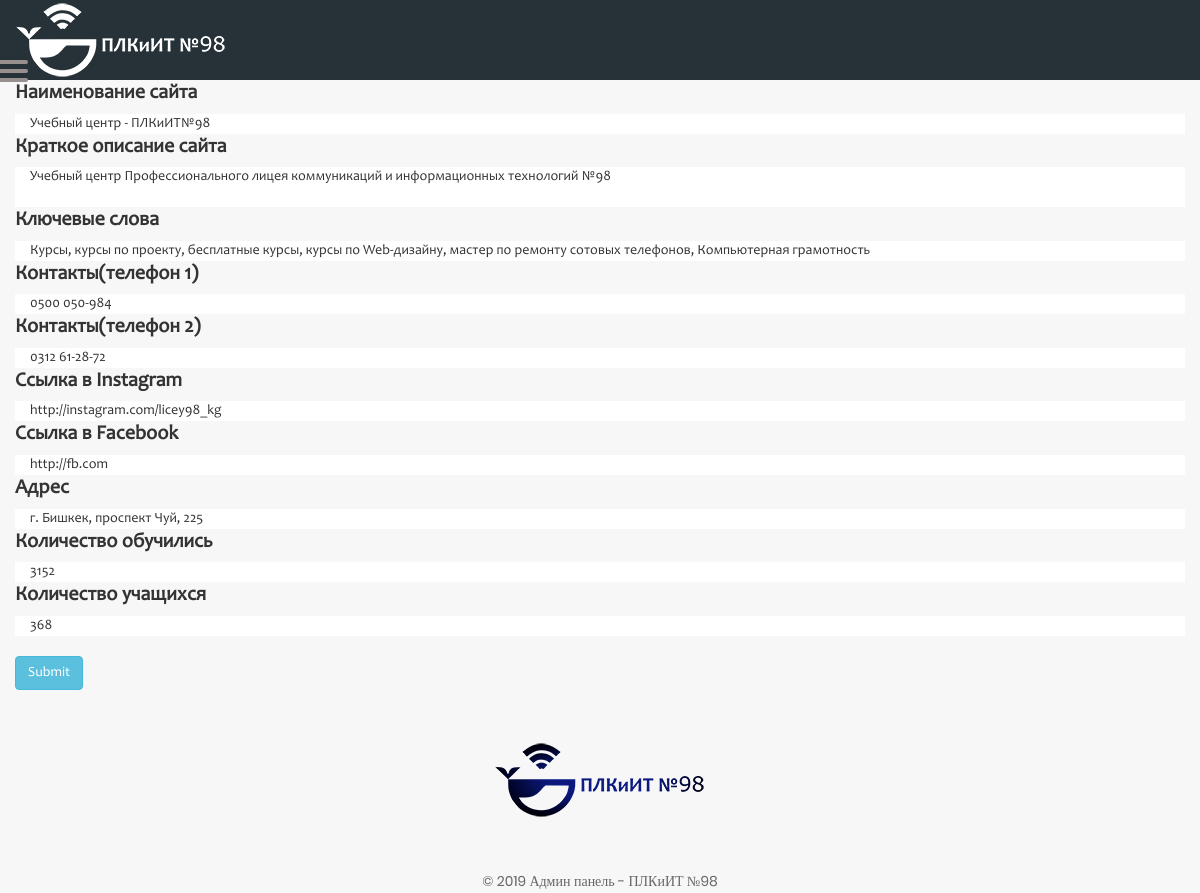
/admingroup/option.php (signed in), run on the app's committed database.
### tables this page shows
CREATE TABLE `uc_tble_about` (
  `id` int(11) NOT NULL,
  `title` varchar(250) NOT NULL,
  `description` varchar(450) NOT NULL,
  `keywords` varchar(150) NOT NULL,
  `address` varchar(200) NOT NULL,
  `phone1` varchar(25) NOT NULL,
  `phone2` varchar(25) NOT NULL,
  `copyrights` varchar(200) NOT NULL,
  `instagram` varchar(200) NOT NULL,
  `facebook` varchar(200) NOT NULL,
  `google_plus` varchar(200) NOT NULL
);

CREATE TABLE `uc_count_people` (
  `id` int(11) NOT NULL,
  `count_start` int(10) NOT NULL,
  `count_end` int(10) NOT NULL
);

### admingroup/option.php (the view, shortened to what this page needs)
<?php
    	require_once"header.php";
    	$sql = "SELECT * FROM `uc_tble_about`, `uc_count_people`";
    	$result = mysql_query($sql);
    	while($row = mysql_fetch_array($result)){
    		$site_name1 = $row["title"];
    		$site_desc1 = $row["description"];
    		$site_keywords1 = $row["keywords"];
    		$site_contacts1 = $row["phone1"];
    		$site_email1 = $row["phone2"];
    		$site_instalink1 = $row["instagram"];
    		$site_fblink1 = $row["facebook"];
    		$site_address1 = $row["address"];
    		$count_start = $row["count_start"];
    		$count_end = $row["count_end"];
    	}
    ?>
<main id="main">
    <form  method="POST" id="formx" class="col-md-12 col-sm-12 col-xs-12 col-lg-12 option_form" action="javascript:void(0);" onsubmit="call()">
        <label for="site_name">Наименование сайта</label><br/>
        <input type="text" name="site_name" class="col-md-12 col-sm-12 col-xs-12 col-lg-12" value="<?php echo $site_name1; ?>"><br/>
        <label for="site_desc">Краткое описание сайта</label><br/>
        <textarea name="site_desc" class="col-md-12 col-sm-12 col-xs-12 col-lg-12" style="resize: none;" ><?php echo $site_desc1; ?></textarea><br/>
        <label for="site_keywords">Ключевые слова</label><br/>
        <input type="text" name="site_keywords" class="col-md-12 col-sm-12 col-xs-12 col-lg-12" value="<?php echo $site_keywords1; ?>"><br/>
        <label for="site_contacts">Контакты(телефон 1)</label><br/>
        <input type="text" name="site_contacts" class="col-md-12 col-sm-12 col-xs-12 col-lg-12" value="<?php echo $site_contacts1; ?>"><br/>
        <label for="site_email">Контакты(телефон 2)</label><br/>
        <input type="text" name="site_email" class="col-md-12 col-sm-12 col-xs-12 col-lg-12" value="<?php echo $site_email1; ?>"><br/>
        <label for="site_instalink">Ссылка в Instagram</label><br/>
        <input type="text" name="site_instalink" class="col-md-12 col-sm-12 col-xs-12 col-lg-12" value="<?php echo $site_instalink1; ?>"><br/>
        <label for="site_fblink">Ссылка в Facebook</label><br/>
        <input type="text" name="site_fblink" class="col-md-12 col-sm-12 col-xs-12 col-lg-12" value="<?php echo $site_fblink1; ?>"><br/>
        <label for="site_address">Адрес</label><br/>
        <input type="text" name="site_address" class="col-md-12 col-sm-12 col-xs-12 col-lg-12" value="<?php echo $site_address1; ?>"><br/>
        <label for="count_end">Количество обучились</label><br/>
        <input type="text" name="count_end" class="col-md-12 col-sm-12 col-xs-12 col-lg-12" value="<?php echo $count_end; ?>"><br/>
        <label for="count_start">Количество учащихся</label><br/>
        <input type="text" name="count_start" class="col-md-12 col-sm-12 col-xs-12 col-lg-12" value="<?php echo $count_start; ?>"><br><br/>
        <input type="submit" name="option_btn" class="btn btn-info">
    </form>
</main>
<?php
    require_once"footer.php";
    ?>

### admingroup/style/style.css (style rules this page uses)
* { margin: 0; padding: 0; }

### admingroup/style/other.css (style rules this page uses)
#main { background: #fff; font-family: CANDARA; }
.option_form > label { font-family: CANDARA; font-size: 20px; font-weight: bold }

### admingroup/css/main.css (style rules this page uses)
input { outline: none; border: none; }
textarea { outline: none; border: none; }

### data on the page
uc_tble_about: site_name "Учебный центр - ПЛКиИТ№98", site_desc "Учебный центр Профессионального лицея коммуникаций и информационных технологий №98", site_keywords "Курсы, курсы по проекту, бесплатные курсы, курсы по Web-дизайну, мастер по ремонту сотовых телефонов, Компьютерная грамотность", site_contacts "0500 050-984", site_email "0312 61-28-72", site_instalink "http://instagram.com/licey98_kg", site_fblink "http://fb.com", site_address "г. Бишкек, проспект Чуй, 225", count_end "3152", count_start "368"
